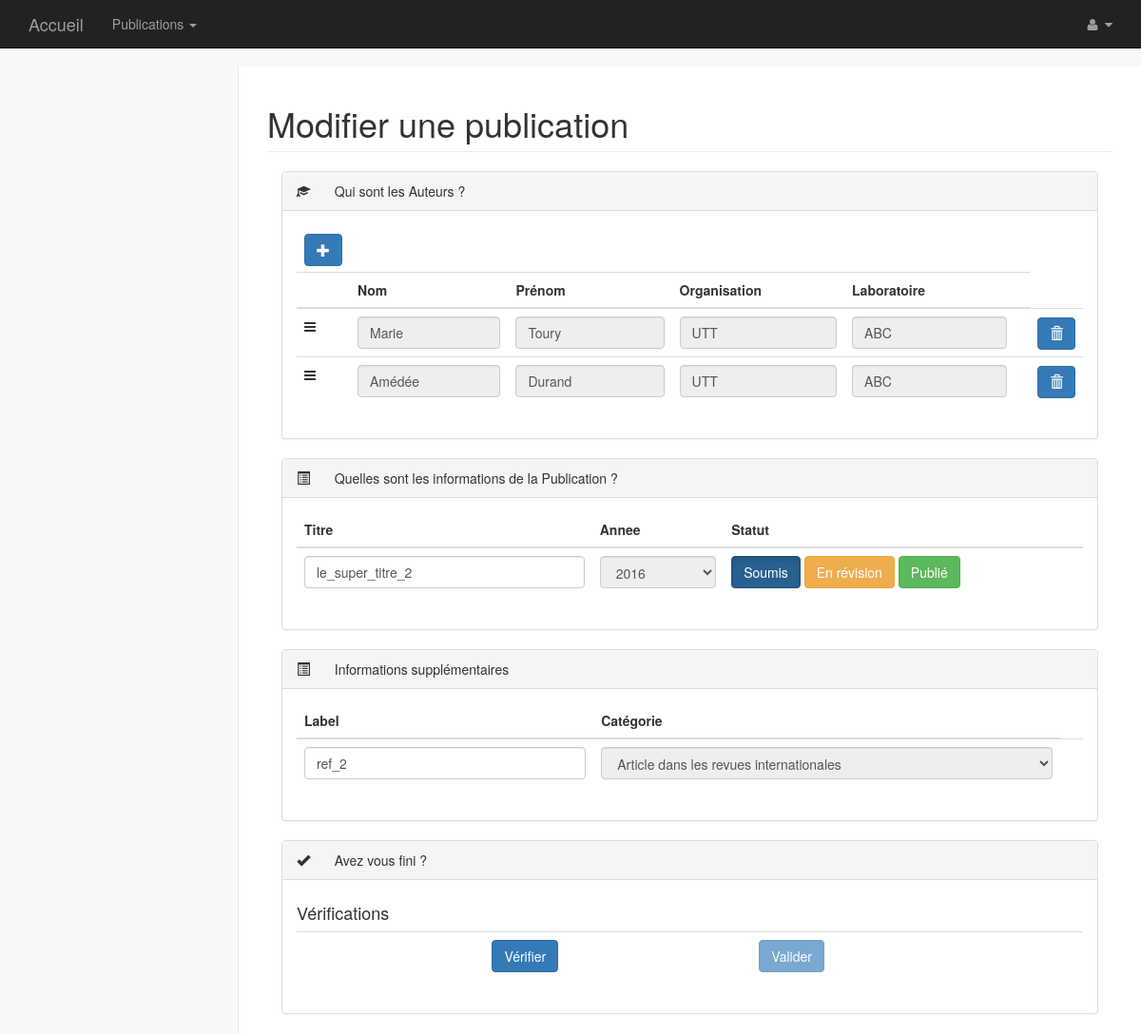
/index.php?controleur=modificationPublication&id=2 (signed in), run on the app's committed database.
### tables this page shows
CREATE TABLE IF NOT EXISTS `Auteur` (
  `id` int(11) NOT NULL AUTO_INCREMENT,
  `organisation` varchar(50) NOT NULL,
  `equipe` varchar(25) NOT NULL,
  `nom` varchar(25) NOT NULL,
  `prenom` varchar(25) NOT NULL,
  PRIMARY KEY (`id`)
);

CREATE TABLE IF NOT EXISTS `Publication` (
  `id` int(11) NOT NULL AUTO_INCREMENT,
  `titre_article` varchar(500) NOT NULL,
  `reference_publication` varchar(500) NOT NULL,
  `annee` int(11) NOT NULL,
  `categorie` varchar(25) NOT NULL,
  `lieu` varchar(100) DEFAULT NULL,
  `statut` varchar(20) NOT NULL,
  `date_ajout` date NOT NULL,
  PRIMARY KEY (`id`)
);

### Vue/ModificationPublication/index.php (the view, shortened to what the rows shown need)
<?php
    $this->stylesCss = '
    <!— MetisMenu CSS —>
    <link href="bootstrap/bower_components/metisMenu/dist/metisMenu.min.css" rel="stylesheet">
    <!— Timeline CSS —>
    <link href="bootstrap/dist/css/timeline.css" rel="stylesheet">
    <!— Custom CSS —>
    <link href="bootstrap/dist/css/sb-admin-2.css" rel="stylesheet">
    <!— Morris Charts CSS —>
    <link href="bootstrap/bower_components/morrisjs/morris.css" rel="stylesheet">
    <!— Alertes JS —>
    <link href="styles/css/Moncss.css" rel="stylesheet" type="text/css">';
 ?>
<div id="page-wrapper">
    <div class="row">
        <div class="col-lg-12">
           <h1 class="page-header"><?= $titrePage ?></h1>
        </div>
    </div>
    <div id="contenu">
        <form method="POST" action="index.php?controleur=modificationPublication&action=modificationPublication&id=<?=$publication->getId()?>">
            <div class="col-lg-12">
                    <div class="panel panel-default">
                        <div class="panel-body">
                            <div class="row">
                                <div class="col-lg-12">
                                    <div class="table-responsive">
                                        <table class="table" id="sort3">
                                            <thead>
                                                <tr>
                                                    <td>
                                                        <div class=" B_a" data-toggle="buttons">
                                                        </div>
                                                    <td/>
                                                <tr>
                                                    <th></th>
                                                    <th>Nom<br/></th>
                                                    <th>Prénom<br/></th>
                                                    <th>Organisation<br/></th>
                                                    <th>Laboratoire<th/>
                                                </tr>
                                            </thead>
                                            <tbody class="auteur-origin" >
                                                <?php foreach($auteurs_publi as $a_p): ?>
                                                    <tr>
                                                    <td><label class="fa fa-bars"></label></td>
                                                    <td><input class="form-control" type="text" value="<?= $a_p->getNom() ?>" name="nom[]" readonly></td>
                                                    <td><input class="form-control" type="text" value="<?= $a_p->getPrenom() ?>" name="prenom[]" readonly></td>
                                                    <td><input class="form-control Maorga" type="text" value="<?= $a_p->getOrganisation() ?>" name="organisation[]" readonly></td>
                                                    <td><input class="form-control" type="text" value="<?= $a_p->getEquipe() ?>" name="departement[]" readonly></td>
                                                    <td><input value="false" class="form-control sup" type="hidden" name="supprimer[]"></td>
                                                    <td><label class="btn btn-primary B_aM2 glyphicon glyphicon-trash"></label></td>
                                                    </tr>
                                                <?php endforeach; ?>
                                            </tbody>
                                        </table><script>$("#sort3 tbody").sortable();</script>
                                    </div>
                                </div>
                            </div>
                        </div>
                    </div>
                </div>
                <div class="col-lg-12">
                    <div class="panel panel-default">
                            <div class="panel-body">
                                <div class="row">
                                    <div class="col-lg-12">
                                        <div class="table-responsive">
                                            <table class="table">
                                                <thead>
                                                    <tr>
                                                        <th>Titre<br/></th>
                                                        <th>Annee<br/></th>
                                                        <th>Statut<br/></th>
                                                    </tr>
                                                </thead>
                                                <tbody>
                                                    <tr>
                                                        <td><input class="form-control TITRE" type="text" name="titre" value="<?= $titrePublication ?>"></td>
                                                    </tr>
                                                </tbody>
                                            </table>
                                        </div>
                                    </div>
                                </div>
                            </div>
                        </div>
                    </div>
                    <div class="col-lg-12">
                        <div class="panel panel-default">
                            <div class="panel-body">
                                <div class="row">
                                    <div class="col-lg-12">
                                        <div class="table-responsive">
                                            <table class="table">
                                                <thead>
                                                    <tr>
                                                        <th>Label<br/></th>
                                                        <th>Catégorie<br/></th>
                                                    </tr>
                                                </thead>
                                                <tbody>
                                                    <tr>
                                                        <td><input class="form-control" type="text" name="reference" value ="<?= $labelPublication ?>"></td>
                                                    </tr>
                                                </tbody>
                                            </table>
                                        </div>
                                    </div>
                                </div>
                            </div>
                        </div>
                    </div>
                </form>
            </div>
        </div>

### data on the page
auteur: nom "Marie", prenom "Toury", organisation "UTT", equipe "ABC"
auteur: nom "Amédée", prenom "Durand", organisation "UTT", equipe "ABC"
publication: titre "le_super_titre_2", reference "ref_2"

### other printed values
$titrePage "Modifier une publication"
